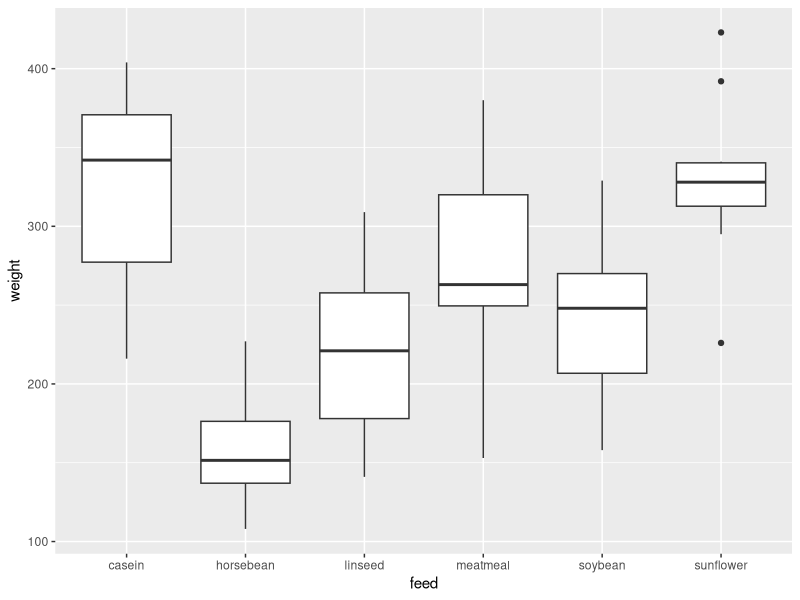
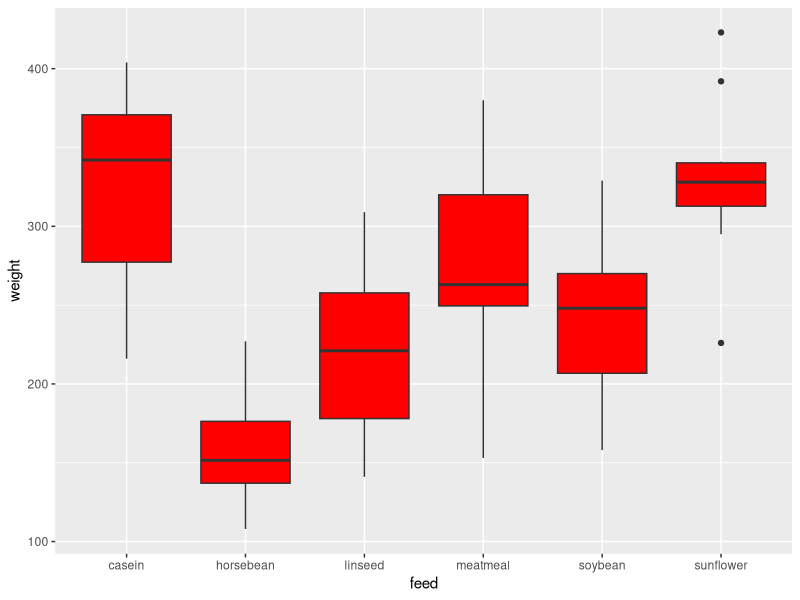
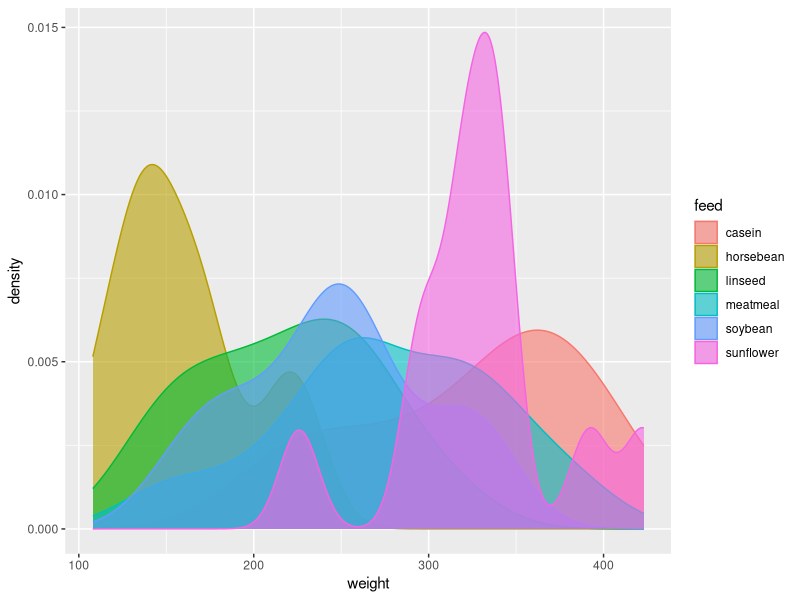
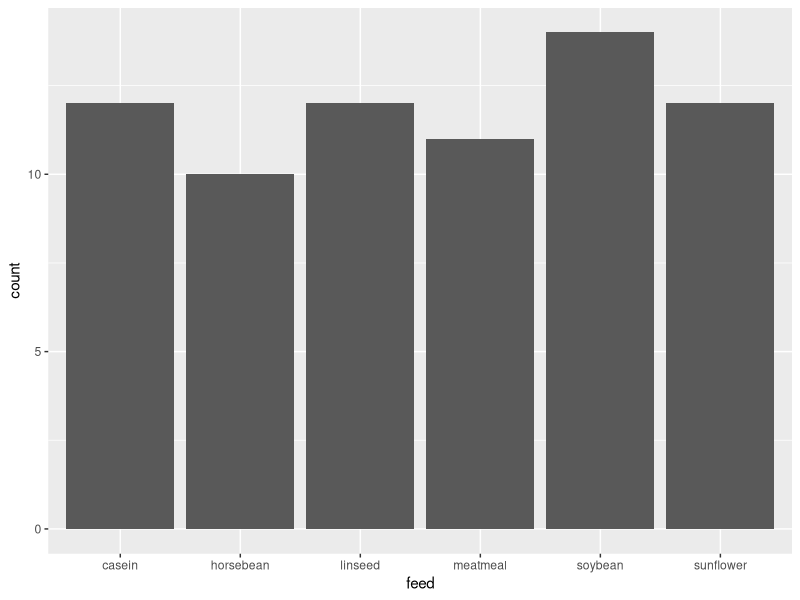
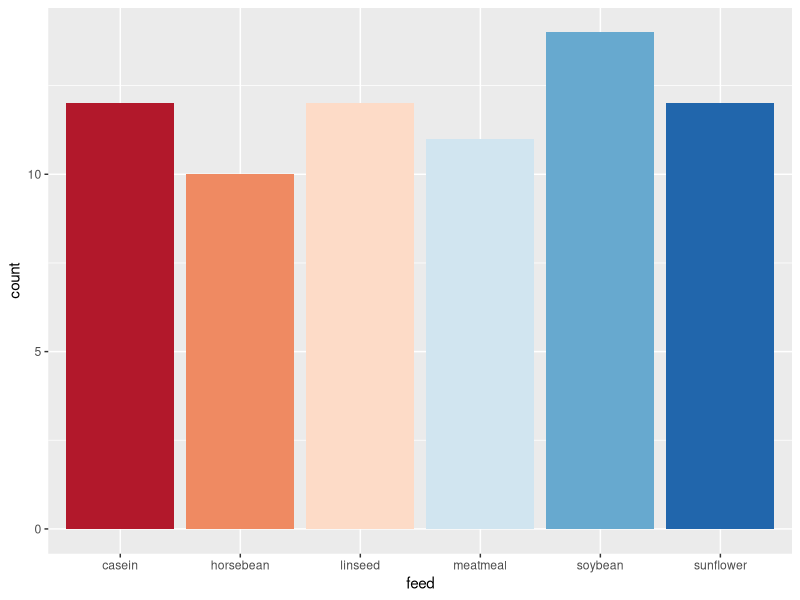
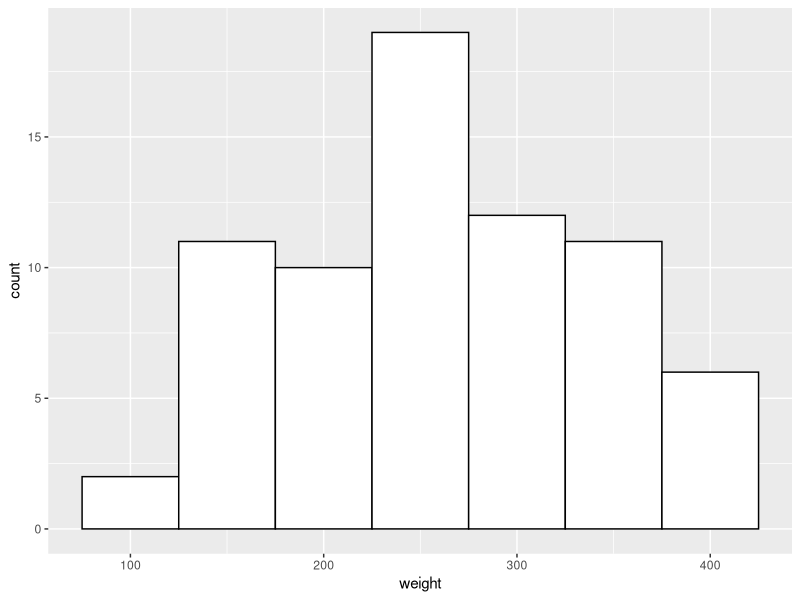

Write the R code that produced these figures, in order.
## ---- chunk 1
library(tidyverse) # load packages
data(chickwts) # load data
## ---- chunk 2
head(chickwts)
## ---- chunk 3
mean(chickwts$weight)
## ---- chunk 4
sd(chickwts$weight)
## ---- chunk 5
chick_plot <- ggplot(data = chickwts)
## ---- chunk 6
chick_plot + geom_boxplot(mapping = aes(x = feed,
                                        y = weight)
                          )
## ---- chunk 7
chick_plot + geom_boxplot(mapping = aes(x = feed,
                                        y = weight),
                          fill = "red"
                          )
## ---- chunk 8
chick_plot + geom_density(mapping = aes(x = weight, 
                                        colour = feed, 
                                        fill = feed), 
                          alpha = 0.6
                          )
## ---- chunk 9
chick_plot + geom_bar(mapping = aes(x = feed))
## ---- chunk 10
bar_colours <- c("#b2182b", 
                 "#ef8a62", 
                 "#fddbc7", 
                 "#d1e5f0", 
                 "#67a9cf", 
                 "#2166ac"
                 )

chick_plot + geom_bar(mapping = aes(x = feed), 
                      fill = bar_colours
                      )
## ---- chunk 11
chick_plot + geom_histogram(mapping = aes(x = weight),
                            binwidth = 50,
                            fill = "white",
                            colour = "black")
## ---- chunk 12

